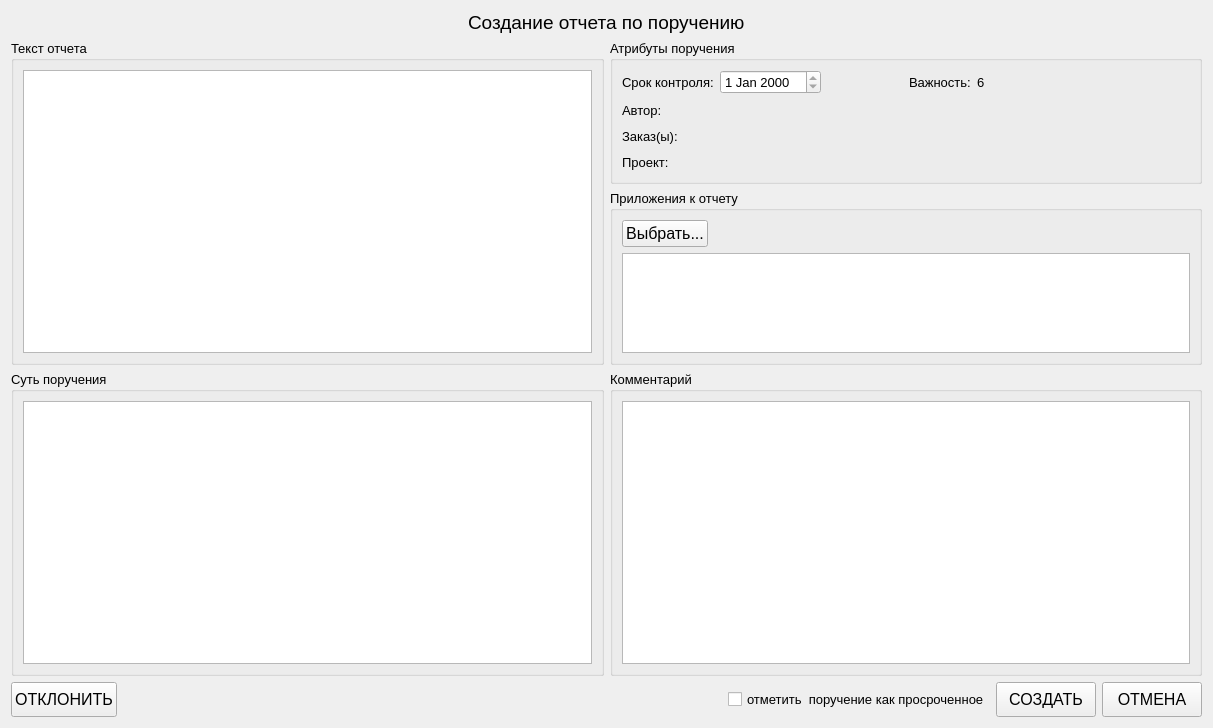
<?xml version="1.0" encoding="UTF-8"?>
<ui version="4.0">
 <class>ReportTaskWindow</class>
 <widget class="QWidget" name="ReportTaskWindow">
  <property name="windowModality">
   <enum>Qt::ApplicationModal</enum>
  </property>
  <property name="geometry">
   <rect>
    <x>0</x>
    <y>0</y>
    <width>1213</width>
    <height>728</height>
   </rect>
  </property>
  <property name="windowTitle">
   <string>Создание отчета по поручению</string>
  </property>
  <layout class="QVBoxLayout" name="verticalLayout_3">
   <item>
    <layout class="QHBoxLayout" name="horizontalLayout_15">
     <item>
      <spacer name="horizontalSpacer_9">
       <property name="orientation">
        <enum>Qt::Horizontal</enum>
       </property>
       <property name="sizeHint" stdset="0">
        <size>
         <width>40</width>
         <height>20</height>
        </size>
       </property>
      </spacer>
     </item>
     <item>
      <widget class="QLabel" name="windowNameLbl">
       <property name="font">
        <font>
         <pointsize>14</pointsize>
        </font>
       </property>
       <property name="text">
        <string>Создание отчета по поручению</string>
       </property>
      </widget>
     </item>
     <item>
      <spacer name="horizontalSpacer_10">
       <property name="orientation">
        <enum>Qt::Horizontal</enum>
       </property>
       <property name="sizeHint" stdset="0">
        <size>
         <width>40</width>
         <height>20</height>
        </size>
       </property>
      </spacer>
     </item>
    </layout>
   </item>
   <item>
    <layout class="QHBoxLayout" name="horizontalLayout_13">
     <item>
      <widget class="QGroupBox" name="groupBox_4">
       <property name="font">
        <font>
         <pointsize>10</pointsize>
        </font>
       </property>
       <property name="title">
        <string>Текст отчета</string>
       </property>
       <layout class="QHBoxLayout" name="horizontalLayout_8">
        <item>
         <widget class="QPlainTextEdit" name="reportTxtEd">
          <property name="readOnly">
           <bool>false</bool>
          </property>
         </widget>
        </item>
       </layout>
      </widget>
     </item>
     <item>
      <layout class="QVBoxLayout" name="verticalLayout_2">
       <item>
        <widget class="QGroupBox" name="groupBox_3">
         <property name="font">
          <font>
           <pointsize>10</pointsize>
           <weight>50</weight>
           <bold>false</bold>
          </font>
         </property>
         <property name="title">
          <string>Атрибуты поручения</string>
         </property>
         <layout class="QVBoxLayout" name="verticalLayout">
          <item>
           <layout class="QHBoxLayout" name="horizontalLayout_4">
            <item>
             <layout class="QHBoxLayout" name="horizontalLayout_7">
              <item>
               <widget class="QLabel" name="label_3">
                <property name="font">
                 <font>
                  <pointsize>10</pointsize>
                  <weight>50</weight>
                  <bold>false</bold>
                 </font>
                </property>
                <property name="text">
                 <string>Срок контроля:</string>
                </property>
               </widget>
              </item>
              <item>
               <widget class="QDateEdit" name="deadLineDatEd">
                <property name="font">
                 <font>
                  <pointsize>10</pointsize>
                  <weight>50</weight>
                  <bold>false</bold>
                 </font>
                </property>
                <property name="readOnly">
                 <bool>true</bool>
                </property>
               </widget>
              </item>
              <item>
               <spacer name="horizontalSpacer_4">
                <property name="orientation">
                 <enum>Qt::Horizontal</enum>
                </property>
                <property name="sizeHint" stdset="0">
                 <size>
                  <width>40</width>
                  <height>20</height>
                 </size>
                </property>
               </spacer>
              </item>
             </layout>
            </item>
            <item>
             <layout class="QHBoxLayout" name="horizontalLayout_6">
              <item>
               <widget class="QLabel" name="label_6">
                <property name="font">
                 <font>
                  <pointsize>10</pointsize>
                  <weight>50</weight>
                  <bold>false</bold>
                 </font>
                </property>
                <property name="text">
                 <string>Важность:</string>
                </property>
               </widget>
              </item>
              <item>
               <widget class="QLabel" name="importanceLbl">
                <property name="font">
                 <font>
                  <pointsize>10</pointsize>
                  <weight>50</weight>
                  <bold>false</bold>
                 </font>
                </property>
                <property name="text">
                 <string>6</string>
                </property>
               </widget>
              </item>
              <item>
               <spacer name="horizontalSpacer">
                <property name="orientation">
                 <enum>Qt::Horizontal</enum>
                </property>
                <property name="sizeHint" stdset="0">
                 <size>
                  <width>40</width>
                  <height>20</height>
                 </size>
                </property>
               </spacer>
              </item>
             </layout>
            </item>
           </layout>
          </item>
          <item>
           <layout class="QHBoxLayout" name="horizontalLayout_3">
            <item>
             <widget class="QLabel" name="label">
              <property name="font">
               <font>
                <pointsize>10</pointsize>
                <weight>50</weight>
                <bold>false</bold>
               </font>
              </property>
              <property name="text">
               <string>Автор:</string>
              </property>
             </widget>
            </item>
            <item>
             <widget class="QLabel" name="authorLbl">
              <property name="font">
               <font>
                <pointsize>10</pointsize>
                <weight>50</weight>
                <bold>false</bold>
               </font>
              </property>
              <property name="text">
               <string/>
              </property>
              <property name="wordWrap">
               <bool>false</bool>
              </property>
             </widget>
            </item>
            <item>
             <spacer name="horizontalSpacer_5">
              <property name="orientation">
               <enum>Qt::Horizontal</enum>
              </property>
              <property name="sizeHint" stdset="0">
               <size>
                <width>40</width>
                <height>20</height>
               </size>
              </property>
             </spacer>
            </item>
           </layout>
          </item>
          <item>
           <layout class="QHBoxLayout" name="horizontalLayout">
            <item>
             <widget class="QLabel" name="label_4">
              <property name="font">
               <font>
                <pointsize>10</pointsize>
                <weight>50</weight>
                <bold>false</bold>
               </font>
              </property>
              <property name="text">
               <string>Заказ(ы):</string>
              </property>
             </widget>
            </item>
            <item>
             <widget class="QLabel" name="ordersLbl">
              <property name="font">
               <font>
                <pointsize>10</pointsize>
                <weight>50</weight>
                <bold>false</bold>
               </font>
              </property>
              <property name="text">
               <string/>
              </property>
              <property name="wordWrap">
               <bool>true</bool>
              </property>
             </widget>
            </item>
            <item>
             <spacer name="horizontalSpacer_2">
              <property name="orientation">
               <enum>Qt::Horizontal</enum>
              </property>
              <property name="sizeHint" stdset="0">
               <size>
                <width>40</width>
                <height>20</height>
               </size>
              </property>
             </spacer>
            </item>
           </layout>
          </item>
          <item>
           <layout class="QHBoxLayout" name="horizontalLayout_2">
            <item>
             <widget class="QLabel" name="label_5">
              <property name="font">
               <font>
                <pointsize>10</pointsize>
                <weight>50</weight>
                <bold>false</bold>
               </font>
              </property>
              <property name="text">
               <string>Проект:</string>
              </property>
             </widget>
            </item>
            <item>
             <widget class="QLabel" name="projectLbl">
              <property name="font">
               <font>
                <pointsize>10</pointsize>
                <weight>50</weight>
                <bold>false</bold>
               </font>
              </property>
              <property name="text">
               <string/>
              </property>
              <property name="wordWrap">
               <bool>false</bool>
              </property>
             </widget>
            </item>
            <item>
             <spacer name="horizontalSpacer_3">
              <property name="orientation">
               <enum>Qt::Horizontal</enum>
              </property>
              <property name="sizeHint" stdset="0">
               <size>
                <width>40</width>
                <height>20</height>
               </size>
              </property>
             </spacer>
            </item>
           </layout>
          </item>
         </layout>
        </widget>
       </item>
       <item>
        <widget class="QGroupBox" name="groupBox_5">
         <property name="font">
          <font>
           <pointsize>10</pointsize>
          </font>
         </property>
         <property name="acceptDrops">
          <bool>true</bool>
         </property>
         <property name="title">
          <string>Приложения к отчету</string>
         </property>
         <layout class="QVBoxLayout" name="verticalLayout_8">
          <item>
           <layout class="QVBoxLayout" name="verticalLayout_4">
            <item>
             <layout class="QHBoxLayout" name="horizontalLayout_11">
              <item>
               <widget class="QPushButton" name="selectFilesBt">
                <property name="minimumSize">
                 <size>
                  <width>0</width>
                  <height>0</height>
                 </size>
                </property>
                <property name="font">
                 <font>
                  <pointsize>12</pointsize>
                 </font>
                </property>
                <property name="text">
                 <string>Выбрать...</string>
                </property>
               </widget>
              </item>
              <item>
               <spacer name="horizontalSpacer_8">
                <property name="orientation">
                 <enum>Qt::Horizontal</enum>
                </property>
                <property name="sizeHint" stdset="0">
                 <size>
                  <width>40</width>
                  <height>20</height>
                 </size>
                </property>
               </spacer>
              </item>
             </layout>
            </item>
            <item>
             <widget class="QListWidget" name="selectedFilesLst">
              <property name="maximumSize">
               <size>
                <width>16777215</width>
                <height>100</height>
               </size>
              </property>
              <property name="font">
               <font>
                <pointsize>10</pointsize>
               </font>
              </property>
              <property name="focusPolicy">
               <enum>Qt::ClickFocus</enum>
              </property>
              <property name="contextMenuPolicy">
               <enum>Qt::ActionsContextMenu</enum>
              </property>
              <property name="acceptDrops">
               <bool>true</bool>
              </property>
              <property name="selectionMode">
               <enum>QAbstractItemView::ExtendedSelection</enum>
              </property>
              <property name="selectionBehavior">
               <enum>QAbstractItemView::SelectRows</enum>
              </property>
             </widget>
            </item>
           </layout>
          </item>
         </layout>
        </widget>
       </item>
      </layout>
     </item>
    </layout>
   </item>
   <item>
    <layout class="QHBoxLayout" name="horizontalLayout_10">
     <item>
      <widget class="QGroupBox" name="groupBox_2">
       <property name="font">
        <font>
         <pointsize>10</pointsize>
        </font>
       </property>
       <property name="title">
        <string>Суть поручения</string>
       </property>
       <layout class="QHBoxLayout" name="horizontalLayout_5">
        <item>
         <widget class="QPlainTextEdit" name="descriptionTxtEd">
          <property name="readOnly">
           <bool>true</bool>
          </property>
         </widget>
        </item>
       </layout>
      </widget>
     </item>
     <item>
      <widget class="QGroupBox" name="groupBox_7">
       <property name="font">
        <font>
         <pointsize>10</pointsize>
        </font>
       </property>
       <property name="title">
        <string>Комментарий</string>
       </property>
       <layout class="QHBoxLayout" name="horizontalLayout_12">
        <item>
         <widget class="QPlainTextEdit" name="commentTxtEd">
          <property name="readOnly">
           <bool>true</bool>
          </property>
         </widget>
        </item>
       </layout>
      </widget>
     </item>
    </layout>
   </item>
   <item>
    <layout class="QHBoxLayout" name="horizontalLayout_9">
     <item>
      <widget class="QPushButton" name="declineReportBt">
       <property name="minimumSize">
        <size>
         <width>100</width>
         <height>35</height>
        </size>
       </property>
       <property name="baseSize">
        <size>
         <width>0</width>
         <height>0</height>
        </size>
       </property>
       <property name="font">
        <font>
         <pointsize>12</pointsize>
        </font>
       </property>
       <property name="text">
        <string>ОТКЛОНИТЬ</string>
       </property>
      </widget>
     </item>
     <item>
      <spacer name="horizontalSpacer_6">
       <property name="orientation">
        <enum>Qt::Horizontal</enum>
       </property>
       <property name="sizeHint" stdset="0">
        <size>
         <width>40</width>
         <height>20</height>
        </size>
       </property>
      </spacer>
     </item>
     <item>
      <widget class="QCheckBox" name="setIsOverdueChBx">
       <property name="font">
        <font>
         <pointsize>10</pointsize>
        </font>
       </property>
       <property name="text">
        <string>отметить  поручение как просроченное</string>
       </property>
      </widget>
     </item>
     <item>
      <widget class="QPushButton" name="createBt">
       <property name="minimumSize">
        <size>
         <width>100</width>
         <height>35</height>
        </size>
       </property>
       <property name="baseSize">
        <size>
         <width>0</width>
         <height>0</height>
        </size>
       </property>
       <property name="font">
        <font>
         <pointsize>12</pointsize>
        </font>
       </property>
       <property name="text">
        <string>СОЗДАТЬ</string>
       </property>
      </widget>
     </item>
     <item>
      <widget class="QPushButton" name="cancelBt">
       <property name="minimumSize">
        <size>
         <width>100</width>
         <height>35</height>
        </size>
       </property>
       <property name="font">
        <font>
         <pointsize>12</pointsize>
        </font>
       </property>
       <property name="text">
        <string>ОТМЕНА</string>
       </property>
      </widget>
     </item>
    </layout>
   </item>
  </layout>
 </widget>
 <resources/>
 <connections/>
</ui>
